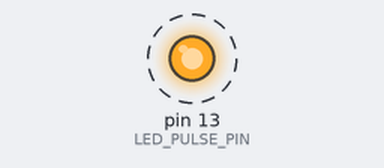
The sketch below on a simulated Arduino Uno, built with avr-gcc and run on an emulated ATmega328P. Shown: output pins drawn as LEDs (lit = HIGH). Dashed ring = blinking.

Above: at 0.6 s.
Timing chart, 0 to 5.9 s (numbered marks = the images above):
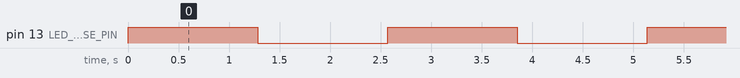

Measured:
- by itself, pin 13 (LED_PULSE_PIN): alternates HIGH for 1.3 s and LOW for 1.3 s

The sketch:

Test_01.ino
```cpp
#include <FastLED.h>

#define NUM_LEDS 2
#define DATA_PIN 6
#define LED_PULSE_PIN 13

#define MIN_HUE 0
#define MAX_HUE 255

int curHue = MIN_HUE;
boolean ledState = false;
CRGB leds[NUM_LEDS];

void setup()
{
  pinMode(LED_PULSE_PIN, OUTPUT);
  pulse();
  FastLED.addLeds<NEOPIXEL, DATA_PIN>(leds, NUM_LEDS);
}


void loop()
{
  CHSV hsv(curHue,255,255);
  hsv2rgb_rainbow(hsv, leds[0]);
  hsv2rgb_spectrum(hsv, leds[1]);

  if(++curHue > MAX_HUE)
    {
    curHue = MIN_HUE;
    pulse();
    }

  delay(5);
}

void pulse()
{
  ledState = !ledState;
  digitalWrite(LED_PULSE_PIN, ledState ? HIGH : LOW);
}
```
